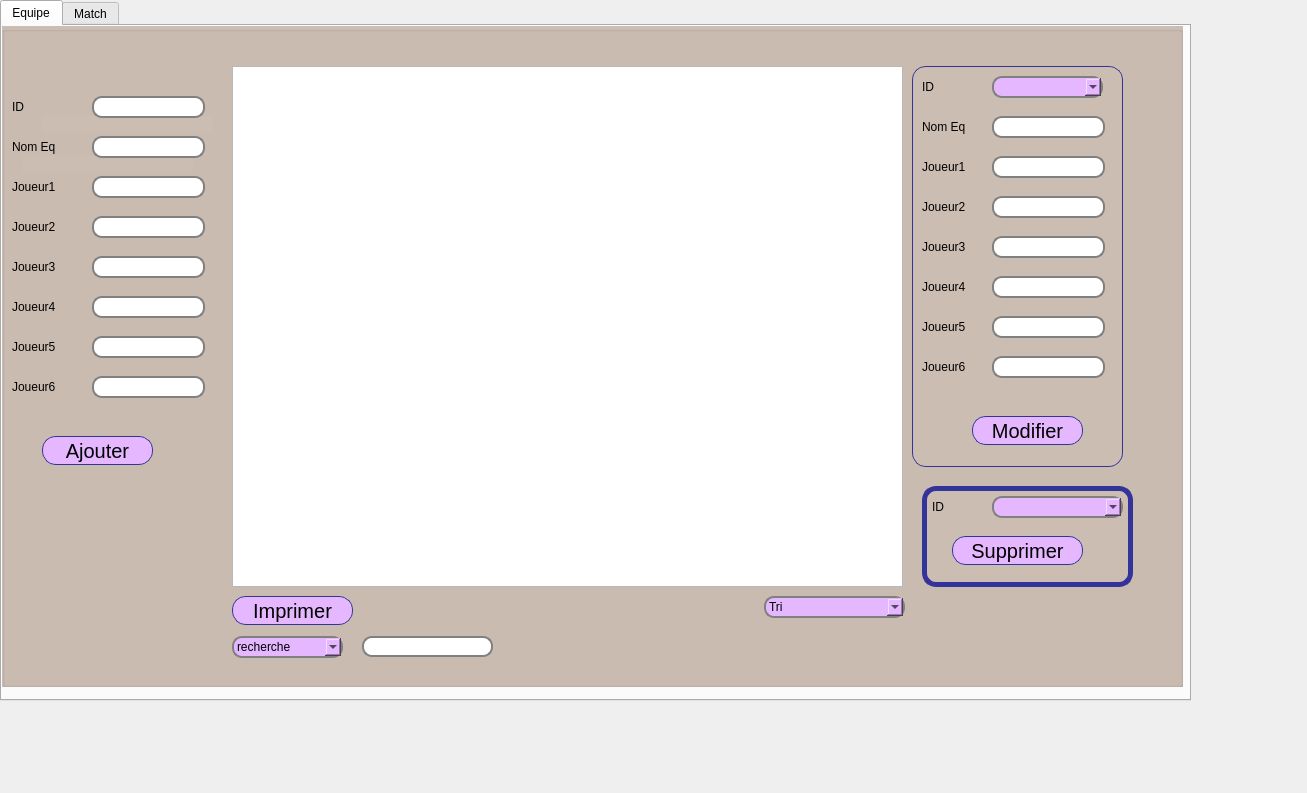
<?xml version="1.0" encoding="UTF-8"?>
<ui version="4.0">
 <class>dialogequipe</class>
 <widget class="QDialog" name="dialogequipe">
  <property name="geometry">
   <rect>
    <x>0</x>
    <y>0</y>
    <width>1307</width>
    <height>793</height>
   </rect>
  </property>
  <property name="windowTitle">
   <string>Dialog</string>
  </property>
  <widget class="QTabWidget" name="tabWidget">
   <property name="geometry">
    <rect>
     <x>0</x>
     <y>0</y>
     <width>1191</width>
     <height>701</height>
    </rect>
   </property>
   <property name="styleSheet">
    <string notr="true"/>
   </property>
   <property name="currentIndex">
    <number>0</number>
   </property>
   <widget class="QWidget" name="tab">
    <attribute name="title">
     <string>Equipe</string>
    </attribute>
    <widget class="QTableView" name="tabEquipe">
     <property name="geometry">
      <rect>
       <x>230</x>
       <y>40</y>
       <width>671</width>
       <height>521</height>
      </rect>
     </property>
     <property name="styleSheet">
      <string notr="true">background_color:rgb(198, 198, 198);
couleur:rgb(255, 255, 255);</string>
     </property>
    </widget>
    <widget class="QLabel" name="IDequipe">
     <property name="geometry">
      <rect>
       <x>10</x>
       <y>70</y>
       <width>61</width>
       <height>21</height>
      </rect>
     </property>
     <property name="styleSheet">
      <string notr="true"/>
     </property>
     <property name="text">
      <string>ID</string>
     </property>
    </widget>
    <widget class="QLabel" name="nomequipe">
     <property name="geometry">
      <rect>
       <x>10</x>
       <y>110</y>
       <width>61</width>
       <height>21</height>
      </rect>
     </property>
     <property name="styleSheet">
      <string notr="true"/>
     </property>
     <property name="text">
      <string>Nom Eq</string>
     </property>
    </widget>
    <widget class="QLabel" name="Joueur4">
     <property name="geometry">
      <rect>
       <x>10</x>
       <y>270</y>
       <width>61</width>
       <height>21</height>
      </rect>
     </property>
     <property name="styleSheet">
      <string notr="true"/>
     </property>
     <property name="text">
      <string>Joueur4</string>
     </property>
    </widget>
    <widget class="QLabel" name="Joueur5">
     <property name="geometry">
      <rect>
       <x>10</x>
       <y>310</y>
       <width>61</width>
       <height>21</height>
      </rect>
     </property>
     <property name="styleSheet">
      <string notr="true"/>
     </property>
     <property name="text">
      <string>Joueur5</string>
     </property>
    </widget>
    <widget class="QLabel" name="Joueur1">
     <property name="geometry">
      <rect>
       <x>10</x>
       <y>150</y>
       <width>61</width>
       <height>21</height>
      </rect>
     </property>
     <property name="styleSheet">
      <string notr="true"/>
     </property>
     <property name="text">
      <string>Joueur1</string>
     </property>
    </widget>
    <widget class="QLabel" name="Joueur2">
     <property name="geometry">
      <rect>
       <x>10</x>
       <y>190</y>
       <width>61</width>
       <height>21</height>
      </rect>
     </property>
     <property name="styleSheet">
      <string notr="true"/>
     </property>
     <property name="text">
      <string>Joueur2</string>
     </property>
    </widget>
    <widget class="QLabel" name="Joueur3">
     <property name="geometry">
      <rect>
       <x>10</x>
       <y>230</y>
       <width>61</width>
       <height>21</height>
      </rect>
     </property>
     <property name="styleSheet">
      <string notr="true"/>
     </property>
     <property name="text">
      <string>Joueur3</string>
     </property>
    </widget>
    <widget class="QLineEdit" name="lineEdit_id">
     <property name="geometry">
      <rect>
       <x>90</x>
       <y>70</y>
       <width>113</width>
       <height>22</height>
      </rect>
     </property>
     <property name="styleSheet">
      <string notr="true">border: 2px solid gray;
border-radius: 10px;
padding: 0 8px;</string>
     </property>
    </widget>
    <widget class="QLineEdit" name="lineEdit_nomequipe">
     <property name="geometry">
      <rect>
       <x>90</x>
       <y>110</y>
       <width>113</width>
       <height>22</height>
      </rect>
     </property>
     <property name="styleSheet">
      <string notr="true">border: 2px solid gray;
border-radius: 10px;
padding: 0 8px;</string>
     </property>
    </widget>
    <widget class="QLineEdit" name="lineEdit_j1">
     <property name="geometry">
      <rect>
       <x>90</x>
       <y>150</y>
       <width>113</width>
       <height>22</height>
      </rect>
     </property>
     <property name="styleSheet">
      <string notr="true">border: 2px solid gray;
border-radius: 10px;
padding: 0 8px;</string>
     </property>
    </widget>
    <widget class="QLineEdit" name="lineEdit_j2">
     <property name="geometry">
      <rect>
       <x>90</x>
       <y>190</y>
       <width>113</width>
       <height>22</height>
      </rect>
     </property>
     <property name="styleSheet">
      <string notr="true">border: 2px solid gray;
border-radius: 10px;
padding: 0 8px;</string>
     </property>
    </widget>
    <widget class="QLineEdit" name="lineEdit_j3">
     <property name="geometry">
      <rect>
       <x>90</x>
       <y>230</y>
       <width>113</width>
       <height>22</height>
      </rect>
     </property>
     <property name="styleSheet">
      <string notr="true">border: 2px solid gray;
border-radius: 10px;
padding: 0 8px;</string>
     </property>
    </widget>
    <widget class="QLineEdit" name="lineEdit_j4">
     <property name="geometry">
      <rect>
       <x>90</x>
       <y>270</y>
       <width>113</width>
       <height>22</height>
      </rect>
     </property>
     <property name="styleSheet">
      <string notr="true">border: 2px solid gray;
border-radius: 10px;
padding: 0 8px;</string>
     </property>
    </widget>
    <widget class="QLineEdit" name="lineEdit_j5">
     <property name="geometry">
      <rect>
       <x>90</x>
       <y>310</y>
       <width>113</width>
       <height>22</height>
      </rect>
     </property>
     <property name="styleSheet">
      <string notr="true">border: 2px solid gray;
border-radius: 10px;
padding: 0 8px;
</string>
     </property>
    </widget>
    <widget class="QLabel" name="Joueur6">
     <property name="geometry">
      <rect>
       <x>10</x>
       <y>350</y>
       <width>61</width>
       <height>21</height>
      </rect>
     </property>
     <property name="styleSheet">
      <string notr="true"/>
     </property>
     <property name="text">
      <string>Joueur6</string>
     </property>
    </widget>
    <widget class="QLineEdit" name="lineEdit_j6">
     <property name="geometry">
      <rect>
       <x>90</x>
       <y>350</y>
       <width>113</width>
       <height>22</height>
      </rect>
     </property>
     <property name="styleSheet">
      <string notr="true">border: 2px solid gray;
border-radius: 10px;
padding: 0 8px;
</string>
     </property>
    </widget>
    <widget class="QPushButton" name="AjouterE">
     <property name="geometry">
      <rect>
       <x>40</x>
       <y>410</y>
       <width>111</width>
       <height>29</height>
      </rect>
     </property>
     <property name="styleSheet">
      <string notr="true">QPushButton {
color: rgb(0, 0, 0);
background-color: rgb(228, 183, 255);
border-width: 1px;
border-color: #339;
border-style: solid;
border-radius:14;
font-size: 20px;

}</string>
     </property>
     <property name="text">
      <string>Ajouter</string>
     </property>
     <property name="icon">
      <iconset>
       <normaloff>:/icones/icones/ajout.png</normaloff>:/icones/icones/ajout.png</iconset>
     </property>
    </widget>
    <widget class="QComboBox" name="comboBox_idM">
     <property name="geometry">
      <rect>
       <x>990</x>
       <y>50</y>
       <width>111</width>
       <height>22</height>
      </rect>
     </property>
     <property name="styleSheet">
      <string notr="true">border: 2px solid gray;
border-radius: 10px;
background-color: rgb(228, 183, 255);
color : rgb(0, 0, 0);

</string>
     </property>
    </widget>
    <widget class="QLabel" name="IDequipe_2">
     <property name="geometry">
      <rect>
       <x>920</x>
       <y>50</y>
       <width>61</width>
       <height>21</height>
      </rect>
     </property>
     <property name="styleSheet">
      <string notr="true"/>
     </property>
     <property name="text">
      <string>ID</string>
     </property>
    </widget>
    <widget class="QLabel" name="nomequipe_2">
     <property name="geometry">
      <rect>
       <x>920</x>
       <y>90</y>
       <width>61</width>
       <height>21</height>
      </rect>
     </property>
     <property name="styleSheet">
      <string notr="true"/>
     </property>
     <property name="text">
      <string>Nom Eq</string>
     </property>
    </widget>
    <widget class="QLineEdit" name="lineEdit_nomquipe_2">
     <property name="geometry">
      <rect>
       <x>990</x>
       <y>90</y>
       <width>113</width>
       <height>22</height>
      </rect>
     </property>
     <property name="styleSheet">
      <string notr="true">border: 2px solid gray;
border-radius: 10px;
padding: 0 8px;</string>
     </property>
    </widget>
    <widget class="QLabel" name="Joueur1_2">
     <property name="geometry">
      <rect>
       <x>920</x>
       <y>130</y>
       <width>61</width>
       <height>21</height>
      </rect>
     </property>
     <property name="styleSheet">
      <string notr="true"/>
     </property>
     <property name="text">
      <string>Joueur1</string>
     </property>
    </widget>
    <widget class="QLineEdit" name="lineEdit_j1_2">
     <property name="geometry">
      <rect>
       <x>990</x>
       <y>130</y>
       <width>113</width>
       <height>22</height>
      </rect>
     </property>
     <property name="styleSheet">
      <string notr="true">border: 2px solid gray;
border-radius: 10px;
padding: 0 8px;</string>
     </property>
    </widget>
    <widget class="QLabel" name="Joueur2_2">
     <property name="geometry">
      <rect>
       <x>920</x>
       <y>170</y>
       <width>61</width>
       <height>21</height>
      </rect>
     </property>
     <property name="styleSheet">
      <string notr="true"/>
     </property>
     <property name="text">
      <string>Joueur2</string>
     </property>
    </widget>
    <widget class="QLineEdit" name="lineEdit_j2_2">
     <property name="geometry">
      <rect>
       <x>990</x>
       <y>170</y>
       <width>113</width>
       <height>22</height>
      </rect>
     </property>
     <property name="styleSheet">
      <string notr="true">border: 2px solid gray;
border-radius: 10px;
padding: 0 8px;</string>
     </property>
    </widget>
    <widget class="QLabel" name="Joueur3_2">
     <property name="geometry">
      <rect>
       <x>920</x>
       <y>210</y>
       <width>61</width>
       <height>21</height>
      </rect>
     </property>
     <property name="styleSheet">
      <string notr="true"/>
     </property>
     <property name="text">
      <string>Joueur3</string>
     </property>
    </widget>
    <widget class="QLineEdit" name="lineEdit_j3_2">
     <property name="geometry">
      <rect>
       <x>990</x>
       <y>210</y>
       <width>113</width>
       <height>22</height>
      </rect>
     </property>
     <property name="styleSheet">
      <string notr="true">border: 2px solid gray;
border-radius: 10px;
padding: 0 8px;</string>
     </property>
    </widget>
    <widget class="QLabel" name="Joueur4_2">
     <property name="geometry">
      <rect>
       <x>920</x>
       <y>250</y>
       <width>61</width>
       <height>21</height>
      </rect>
     </property>
     <property name="styleSheet">
      <string notr="true"/>
     </property>
     <property name="text">
      <string>Joueur4</string>
     </property>
    </widget>
    <widget class="QLineEdit" name="lineEdit_j4_2">
     <property name="geometry">
      <rect>
       <x>990</x>
       <y>250</y>
       <width>113</width>
       <height>22</height>
      </rect>
     </property>
     <property name="styleSheet">
      <string notr="true">border: 2px solid gray;
border-radius: 10px;
padding: 0 8px;</string>
     </property>
    </widget>
    <widget class="QLabel" name="Joueur5_2">
     <property name="geometry">
      <rect>
       <x>920</x>
       <y>290</y>
       <width>61</width>
       <height>21</height>
      </rect>
     </property>
     <property name="styleSheet">
      <string notr="true"/>
     </property>
     <property name="text">
      <string>Joueur5</string>
     </property>
    </widget>
    <widget class="QLineEdit" name="lineEdit_j5_2">
     <property name="geometry">
      <rect>
       <x>990</x>
       <y>290</y>
       <width>113</width>
       <height>22</height>
      </rect>
     </property>
     <property name="styleSheet">
      <string notr="true">border: 2px solid gray;
border-radius: 10px;
padding: 0 8px;</string>
     </property>
    </widget>
    <widget class="QLabel" name="Joueur6_2">
     <property name="geometry">
      <rect>
       <x>920</x>
       <y>330</y>
       <width>61</width>
       <height>21</height>
      </rect>
     </property>
     <property name="styleSheet">
      <string notr="true"/>
     </property>
     <property name="text">
      <string>Joueur6</string>
     </property>
    </widget>
    <widget class="QLineEdit" name="lineEdit_j6_2">
     <property name="geometry">
      <rect>
       <x>990</x>
       <y>330</y>
       <width>113</width>
       <height>22</height>
      </rect>
     </property>
     <property name="styleSheet">
      <string notr="true">border: 2px solid gray;
border-radius: 10px;
padding: 0 8px;</string>
     </property>
    </widget>
    <widget class="QPushButton" name="ModifierE">
     <property name="geometry">
      <rect>
       <x>970</x>
       <y>390</y>
       <width>111</width>
       <height>29</height>
      </rect>
     </property>
     <property name="styleSheet">
      <string notr="true">QPushButton {
color: rgb(0, 0, 0);
background-color: rgb(228, 183, 255);
border-width: 1px;
border-color: #339;
border-style: solid;
border-radius:14;
font-size: 20px;

}</string>
     </property>
     <property name="text">
      <string>Modifier</string>
     </property>
     <property name="icon">
      <iconset>
       <normaloff>:/icones/icones/modifier.png</normaloff>:/icones/icones/modifier.png</iconset>
     </property>
    </widget>
    <widget class="QComboBox" name="comboBox_idSupp">
     <property name="geometry">
      <rect>
       <x>990</x>
       <y>470</y>
       <width>131</width>
       <height>22</height>
      </rect>
     </property>
     <property name="styleSheet">
      <string notr="true">border: 2px solid gray;
border-radius: 10px;
background-color: rgb(228, 183, 255);
color : rgb(0, 0, 0);

</string>
     </property>
    </widget>
    <widget class="QLabel" name="IDequipe_3">
     <property name="geometry">
      <rect>
       <x>930</x>
       <y>470</y>
       <width>61</width>
       <height>21</height>
      </rect>
     </property>
     <property name="text">
      <string>ID</string>
     </property>
    </widget>
    <widget class="QPushButton" name="Supprimer">
     <property name="geometry">
      <rect>
       <x>950</x>
       <y>510</y>
       <width>131</width>
       <height>29</height>
      </rect>
     </property>
     <property name="styleSheet">
      <string notr="true">QPushButton {
color: rgb(0, 0, 0);
background-color: rgb(228, 183, 255);
border-width: 1px;
border-color: #339;
border-style: solid;
border-radius:14;
font-size: 20px;

}</string>
     </property>
     <property name="text">
      <string>Supprimer</string>
     </property>
     <property name="icon">
      <iconset>
       <normaloff>:/icones/icones/supp.png</normaloff>:/icones/icones/supp.png</iconset>
     </property>
    </widget>
    <widget class="QPushButton" name="Imprimer">
     <property name="geometry">
      <rect>
       <x>230</x>
       <y>570</y>
       <width>121</width>
       <height>29</height>
      </rect>
     </property>
     <property name="styleSheet">
      <string notr="true">QPushButton {
color: rgb(0, 0, 0);
background-color: rgb(228, 183, 255);
border-width: 1px;
border-color: #339;
border-style: solid;
border-radius:14;
font-size: 20px;

}</string>
     </property>
     <property name="text">
      <string>Imprimer</string>
     </property>
     <property name="icon">
      <iconset>
       <normaloff>../Association Sportif/Gestion_match/icones/print.png</normaloff>../Association Sportif/Gestion_match/icones/print.png</iconset>
     </property>
    </widget>
    <widget class="QLineEdit" name="Recherche_line">
     <property name="geometry">
      <rect>
       <x>360</x>
       <y>610</y>
       <width>131</width>
       <height>21</height>
      </rect>
     </property>
     <property name="styleSheet">
      <string notr="true">border: 2px solid gray;
border-radius: 10px;
padding: 0 8px;</string>
     </property>
    </widget>
    <widget class="QComboBox" name="recherche">
     <property name="geometry">
      <rect>
       <x>230</x>
       <y>610</y>
       <width>111</width>
       <height>22</height>
      </rect>
     </property>
     <property name="styleSheet">
      <string notr="true">border: 2px solid gray;
border-radius: 10px;
background-color: rgb(228, 183, 255);
color : rgb(0, 0, 0);

</string>
     </property>
     <item>
      <property name="text">
       <string>recherche</string>
      </property>
     </item>
     <item>
      <property name="text">
       <string>recherche nom</string>
      </property>
     </item>
     <item>
      <property name="text">
       <string>recherche capitaine</string>
      </property>
     </item>
    </widget>
    <widget class="QComboBox" name="Tri">
     <property name="geometry">
      <rect>
       <x>762</x>
       <y>570</y>
       <width>141</width>
       <height>22</height>
      </rect>
     </property>
     <property name="styleSheet">
      <string notr="true">border: 2px solid gray;
border-radius: 10px;
background-color: rgb(228, 183, 255);
color : rgb(0, 0, 0);

</string>
     </property>
     <item>
      <property name="text">
       <string>Tri</string>
      </property>
     </item>
     <item>
      <property name="text">
       <string>Tri ASC</string>
      </property>
     </item>
     <item>
      <property name="text">
       <string>Tri DESC</string>
      </property>
     </item>
    </widget>
    <widget class="QGroupBox" name="groupBox">
     <property name="geometry">
      <rect>
       <x>0</x>
       <y>0</y>
       <width>1181</width>
       <height>661</height>
      </rect>
     </property>
     <property name="styleSheet">
      <string notr="true">background-color: rgb(204, 189, 179);</string>
     </property>
     <property name="title">
      <string/>
     </property>
     <widget class="QGroupBox" name="groupBox_4">
      <property name="geometry">
       <rect>
        <x>910</x>
        <y>40</y>
        <width>211</width>
        <height>401</height>
       </rect>
      </property>
      <property name="styleSheet">
       <string notr="true">border-width: 1px;
border-color: #339;
border-style: solid;
border-radius:14;
font-size: 20px;</string>
      </property>
      <property name="title">
       <string/>
      </property>
     </widget>
     <widget class="QGroupBox" name="groupBox_6">
      <property name="geometry">
       <rect>
        <x>920</x>
        <y>460</y>
        <width>211</width>
        <height>101</height>
       </rect>
      </property>
      <property name="styleSheet">
       <string notr="true">border-width: 5px;
border-color: #339;
border-style: solid;
border-radius:14;
font-size: 20px;</string>
      </property>
      <property name="title">
       <string/>
      </property>
     </widget>
     <widget class="QLabel" name="label_nom">
      <property name="geometry">
       <rect>
        <x>20</x>
        <y>130</y>
        <width>171</width>
        <height>16</height>
       </rect>
      </property>
      <property name="styleSheet">
       <string notr="true">color:red;
</string>
      </property>
      <property name="text">
       <string/>
      </property>
     </widget>
     <widget class="QLabel" name="label_id">
      <property name="geometry">
       <rect>
        <x>40</x>
        <y>90</y>
        <width>171</width>
        <height>16</height>
       </rect>
      </property>
      <property name="styleSheet">
       <string notr="true">color:red;
</string>
      </property>
      <property name="text">
       <string/>
      </property>
     </widget>
    </widget>
    <zorder>groupBox</zorder>
    <zorder>tabEquipe</zorder>
    <zorder>IDequipe</zorder>
    <zorder>nomequipe</zorder>
    <zorder>Joueur4</zorder>
    <zorder>Joueur5</zorder>
    <zorder>Joueur1</zorder>
    <zorder>Joueur2</zorder>
    <zorder>Joueur3</zorder>
    <zorder>lineEdit_id</zorder>
    <zorder>lineEdit_nomequipe</zorder>
    <zorder>lineEdit_j1</zorder>
    <zorder>lineEdit_j2</zorder>
    <zorder>lineEdit_j3</zorder>
    <zorder>lineEdit_j4</zorder>
    <zorder>lineEdit_j5</zorder>
    <zorder>Joueur6</zorder>
    <zorder>lineEdit_j6</zorder>
    <zorder>AjouterE</zorder>
    <zorder>comboBox_idM</zorder>
    <zorder>IDequipe_2</zorder>
    <zorder>nomequipe_2</zorder>
    <zorder>lineEdit_nomquipe_2</zorder>
    <zorder>Joueur1_2</zorder>
    <zorder>lineEdit_j1_2</zorder>
    <zorder>Joueur2_2</zorder>
    <zorder>lineEdit_j2_2</zorder>
    <zorder>Joueur3_2</zorder>
    <zorder>lineEdit_j3_2</zorder>
    <zorder>Joueur4_2</zorder>
    <zorder>lineEdit_j4_2</zorder>
    <zorder>Joueur5_2</zorder>
    <zorder>lineEdit_j5_2</zorder>
    <zorder>Joueur6_2</zorder>
    <zorder>lineEdit_j6_2</zorder>
    <zorder>ModifierE</zorder>
    <zorder>comboBox_idSupp</zorder>
    <zorder>IDequipe_3</zorder>
    <zorder>Supprimer</zorder>
    <zorder>Imprimer</zorder>
    <zorder>Recherche_line</zorder>
    <zorder>recherche</zorder>
    <zorder>Tri</zorder>
   </widget>
   <widget class="QWidget" name="Match">
    <attribute name="title">
     <string>Match</string>
    </attribute>
   </widget>
  </widget>
 </widget>
 <resources/>
 <connections/>
</ui>
